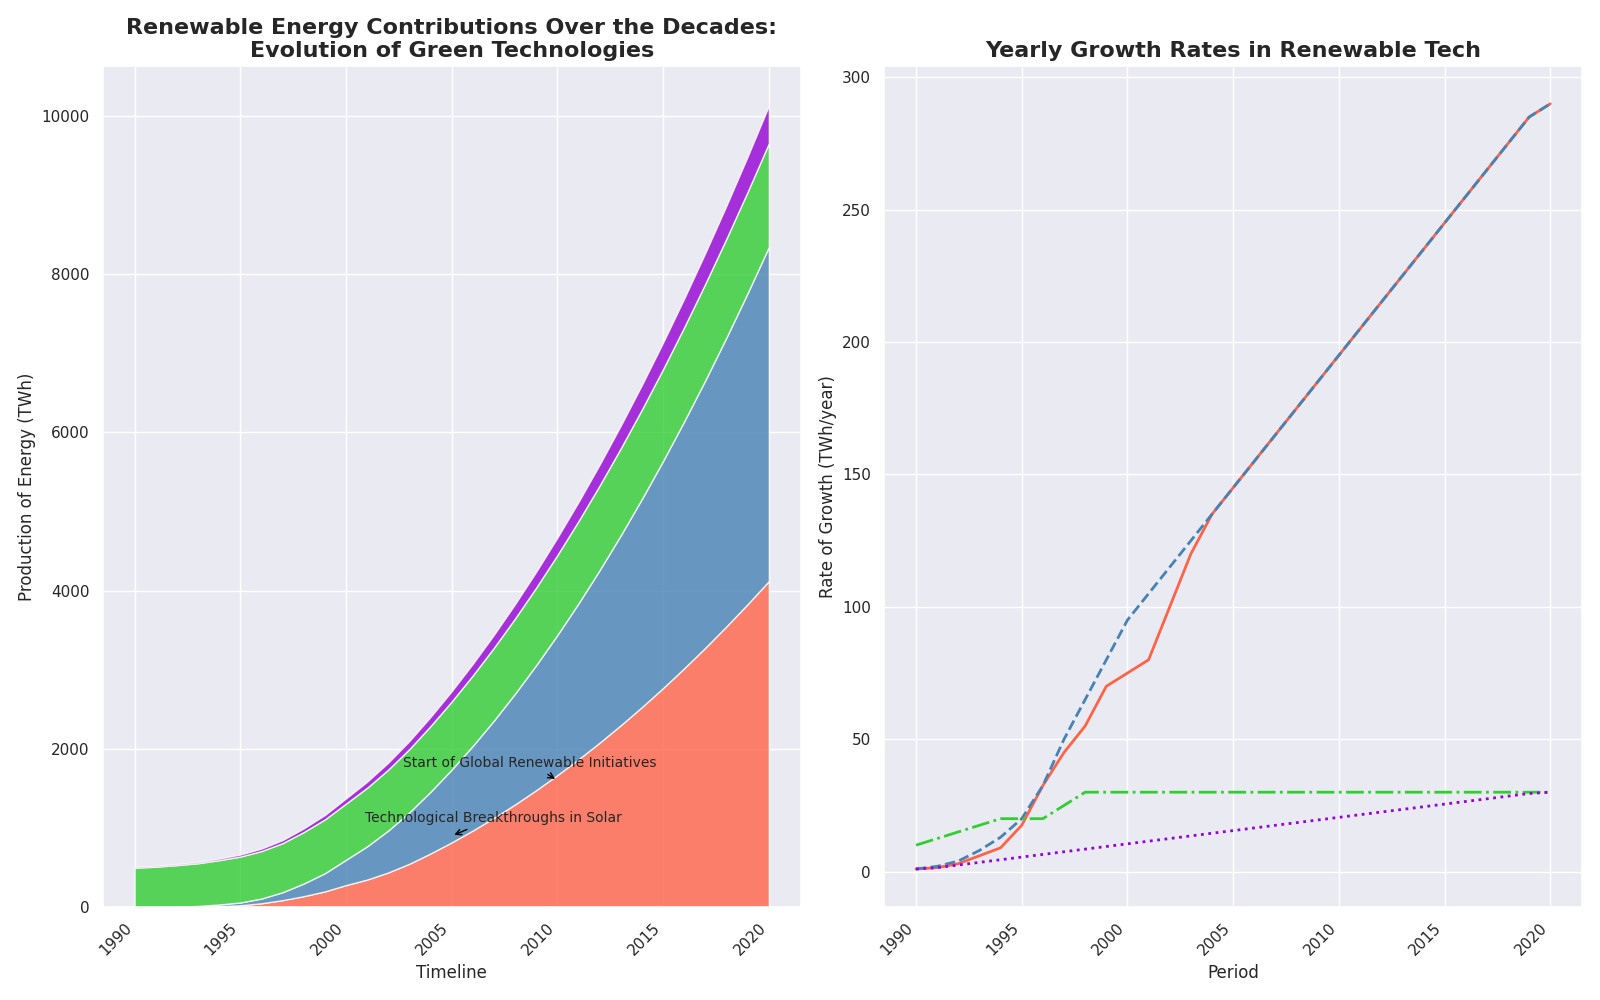

Generate this figure with Python:
import matplotlib.pyplot as plt
import numpy as np
from matplotlib.gridspec import GridSpec

years = np.arange(1990, 2021)

solar_energy = np.array([0, 1, 3, 7, 15, 25, 50, 90, 140, 200, 280, 350, 440, 550, 680, 820, 970, 1130, 1300, 1480, 1670, 1870, 2080, 2300, 2530, 2770, 3020, 3280, 3550, 3830, 4120])
wind_energy = np.array([0, 1, 4, 9, 20, 35, 60, 100, 160, 230, 320, 420, 530, 650, 780, 920, 1070, 1230, 1400, 1580, 1770, 1970, 2180, 2400, 2630, 2870, 3120, 3380, 3650, 3930, 4220])
hydroelectric_energy = np.array([500, 510, 525, 540, 560, 580, 600, 620, 650, 680, 710, 740, 770, 800, 830, 860, 890, 920, 950, 980, 1010, 1040, 1070, 1100, 1130, 1160, 1190, 1220, 1250, 1280, 1310])
geothermal_energy = np.array([10, 11, 13, 16, 20, 25, 31, 38, 46, 55, 65, 76, 88, 101, 115, 130, 146, 163, 181, 200, 220, 241, 263, 286, 310, 335, 361, 388, 416, 445, 475])

growth_rate_solar = np.gradient(solar_energy)
growth_rate_wind = np.gradient(wind_energy)
growth_rate_hydroelectric = np.gradient(hydroelectric_energy)
growth_rate_geothermal = np.gradient(geothermal_energy)

fig = plt.figure(figsize=(16, 10))
gs = GridSpec(1, 2, figure=fig)

ax1 = fig.add_subplot(gs[0, 0])
ax1.stackplot(years, solar_energy, wind_energy, hydroelectric_energy, geothermal_energy,
              colors=['#FF6347', '#4682B4', '#32CD32', '#9400D3'], alpha=0.8)

ax1.set_title('Renewable Energy Contributions Over the Decades:\nEvolution of Green Technologies',
              fontsize=16, fontweight='bold')
ax1.set_xlabel('Timeline', fontsize=12)
ax1.set_ylabel('Production of Energy (TWh)', fontsize=12)
ax1.set_xticks(np.arange(1990, 2021, 5))
ax1.set_xticklabels(np.arange(1990, 2021, 5), rotation=45, ha='right')

ax1.annotate('Technological Breakthroughs in Solar', (2005, 900), 
             textcoords="offset points", xytext=(30, 10), ha='center', fontsize=10,
             arrowprops=dict(arrowstyle='->', color='black'))
ax1.annotate('Start of Global Renewable Initiatives', (2010, 1600),
             textcoords="offset points", xytext=(-20, 10), ha='center', fontsize=10,
             arrowprops=dict(arrowstyle='->', color='black'))

ax2 = fig.add_subplot(gs[0, 1])
ax2.plot(years, growth_rate_solar, color='#FF6347', linewidth=2, linestyle='-')
ax2.plot(years, growth_rate_wind, color='#4682B4', linewidth=2, linestyle='--')
ax2.plot(years, growth_rate_hydroelectric, color='#32CD32', linewidth=2, linestyle='-.')
ax2.plot(years, growth_rate_geothermal, color='#9400D3', linewidth=2, linestyle=':')

ax2.set_title('Yearly Growth Rates in Renewable Tech', fontsize=16, fontweight='bold')
ax2.set_xlabel('Period', fontsize=12)
ax2.set_ylabel('Rate of Growth (TWh/year)', fontsize=12)
ax2.set_xticks(np.arange(1990, 2021, 5))
ax2.set_xticklabels(np.arange(1990, 2021, 5), rotation=45, ha='right')

plt.tight_layout()
plt.show()
